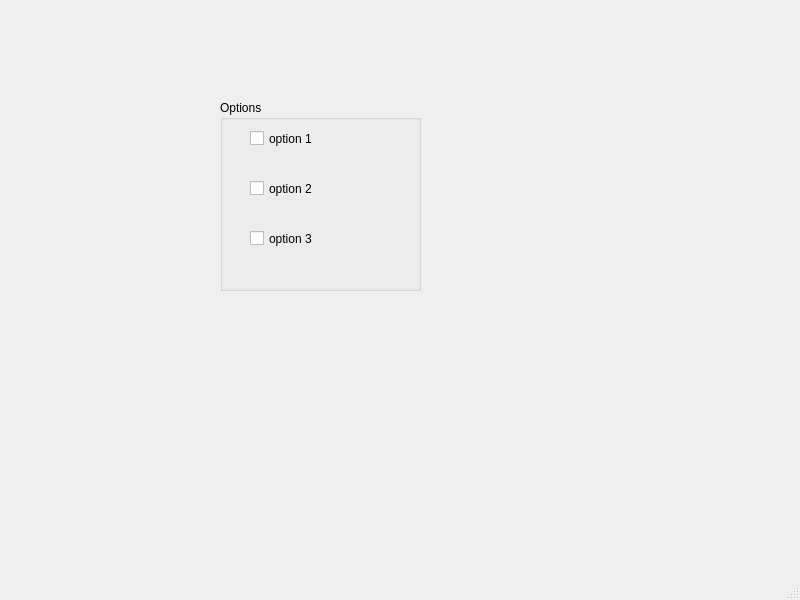
<?xml version="1.0" encoding="UTF-8"?>
<ui version="4.0">
 <class>MainWindow</class>
 <widget class="QMainWindow" name="MainWindow">
  <property name="geometry">
   <rect>
    <x>0</x>
    <y>0</y>
    <width>800</width>
    <height>600</height>
   </rect>
  </property>
  <property name="windowTitle">
   <string>MainWindow</string>
  </property>
  <widget class="QWidget" name="centralwidget">
   <widget class="QGroupBox" name="groupBox">
    <property name="geometry">
     <rect>
      <x>220</x>
      <y>100</y>
      <width>201</width>
      <height>191</height>
     </rect>
    </property>
    <property name="title">
     <string>Options</string>
    </property>
    <widget class="QCheckBox" name="checkBox">
     <property name="geometry">
      <rect>
       <x>30</x>
       <y>30</y>
       <width>70</width>
       <height>17</height>
      </rect>
     </property>
     <property name="text">
      <string>option 1</string>
     </property>
    </widget>
    <widget class="QCheckBox" name="checkBox_2">
     <property name="geometry">
      <rect>
       <x>30</x>
       <y>80</y>
       <width>70</width>
       <height>17</height>
      </rect>
     </property>
     <property name="text">
      <string>option 2</string>
     </property>
    </widget>
    <widget class="QCheckBox" name="checkBox_3">
     <property name="geometry">
      <rect>
       <x>30</x>
       <y>130</y>
       <width>70</width>
       <height>17</height>
      </rect>
     </property>
     <property name="text">
      <string>option 3</string>
     </property>
    </widget>
   </widget>
  </widget>
  <widget class="QMenuBar" name="menubar">
   <property name="geometry">
    <rect>
     <x>0</x>
     <y>0</y>
     <width>800</width>
     <height>21</height>
    </rect>
   </property>
  </widget>
  <widget class="QStatusBar" name="statusbar"/>
 </widget>
 <resources/>
 <connections/>
</ui>
